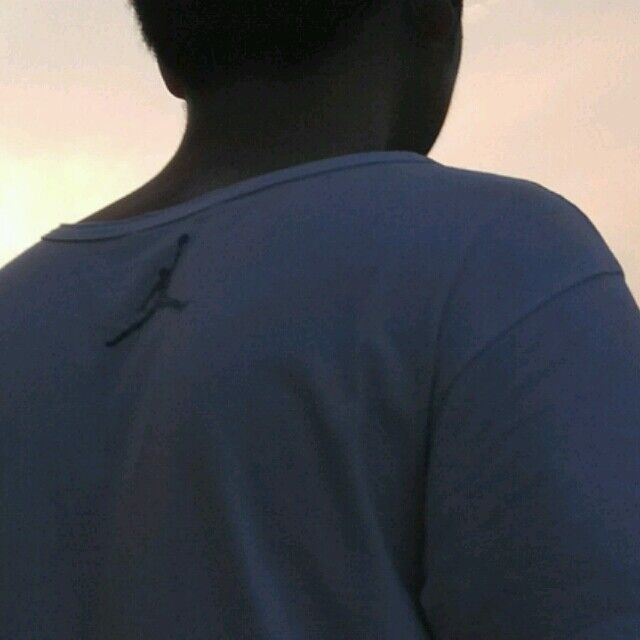
#> input picture day-one/day-oneTest.jpg, 640 x 640 px
$ python day-One.py
#> lines starting #> are read from the running program, lines starting #| are printed output that depends on the picture
#!/sur/bin/env python3
# -*- conding: utf-8 -*-

"""
将你的 QQ 头像（或者微博头像）右上角加上红色的数字，类似于微信未读信息数量那种提示效果。 类似于图中效果

思路：
    1.首先使用一个可以载入图片的类获取图片的基础数据：（python2.7用PIL， python3用pillow）
        长
        宽
    2.根据长宽，计算合适的位置和字体大小
    3.生成数字幕布，把数字幕布和图片叠加在一起
        事实证明，字体不能离开幕布单独存在并和其他图像覆盖一起

        所以改变了一下策略：
            根据图像的大小生成一块圆形的幕布
            把字体和幕布覆盖
            幕布和图像覆盖
    4.生成新图片
"""

"""
总结一下：
    幕布和椭圆的大小比
        幕布有多大，椭圆有多大
        例如幕布是400，400这么大，那么椭圆的xy坐标就是[(0,0), (400,400)]

    数字和椭圆的位置比
        x = 120 /400 = 0.3
        y = 37 / 400 = 0.0925

    数字和椭圆的大小比
        300 / 400 = 0.75
"""

from PIL import Image, ImageDraw, ImageFont

import random, math

# #导入图像，确定图像的大小
# im = Image.open('day-oneTest.jpg')
#
# picWidth, picHeight = im.size
#
# #根据图像的大小，确定椭圆的位置
# new_width = picWidth * 0.85
# new_height = picHeight * 0.11
#
# #确定数字，随机0~9
# number = str(random.randint(0,9))
#
# #根据图像的大小，确定椭圆的大小
# #图像的w，h相乘，再乘以0.02，再开根号，那么就得到幕布的矩形大小
# #x=88, 88 7740  409600  = 0.02
# size = int(math.sqrt(int((picHeight * picWidth) * 0.02)))
#
# #确定字体大小
# font = ImageFont.truetype('arial.ttf', int(size * 0.75), encoding='utf-8')
#
# new_im = Image.new('RGB', (size, size), (255, 255, 255))
#
# draw = ImageDraw.Draw(new_im)
#
# draw.ellipse([(0,0), (size, size)], (255, 0, 0))
#
# draw.text((int(size * 0.3), int(size * 0.0925)), number, (255, 255, 255), font)
#
# new_im.save('modify.jpg', 'png')


#导入图像，确定图像的大小
im = Image.open('day-oneTest.jpg')
#> im is the input picture: PIL image 640x640 RGB; mean R, G, B 76.2, 78.6, 84.2

picWidth, picHeight = im.size
#> picWidth = 640; picHeight = 640

#根据图像的大小，确定椭圆的位置
new_width = picWidth * 0.85
#> new_width = 544
new_height = picHeight * 0.11
#> new_height = 70.4

#确定数字，随机0~9
number = str(random.randint(0,9))

#根据图像的大小，确定椭圆的大小
#图像的w，h相乘，再乘以0.02，再开根号，那么就得到幕布的矩形大小
#x=88, 88 7740  409600  = 0.02
size = int(math.sqrt(int((picHeight * picWidth) * 0.02)))
#> size = 90
print(size)
#| 90

#确定字体大小
font = ImageFont.truetype('arial.ttf', int(size * 0.75), encoding='utf-8')


draw = ImageDraw.Draw(im)

#draw.ellipse([(int(picWidth - size),0), (size, size)], (255, 0, 0))
draw.ellipse([(550,0), (640, 90)], (255, 0, 0), 0)

draw.text((560, 20), number, (255, 255, 255), font)

im.save('modify.jpg', 'png')
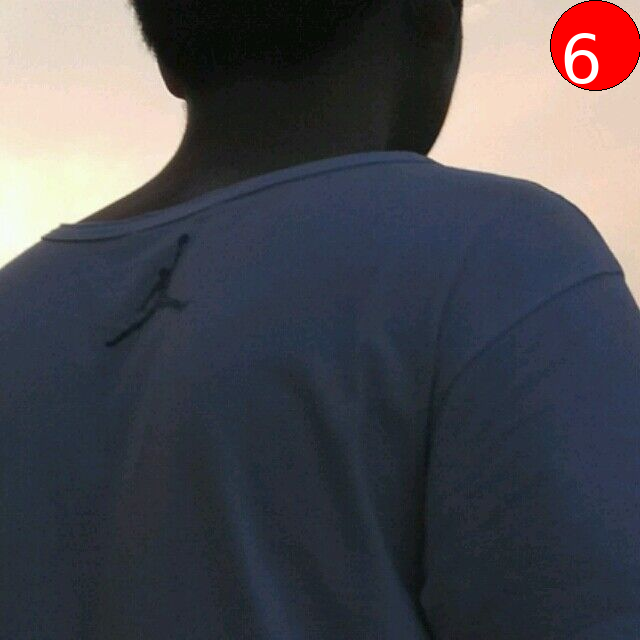
#> saved as modify.jpg: PIL image 640x640 RGB; mean R, G, B 76.4, 75.7, 81.6
